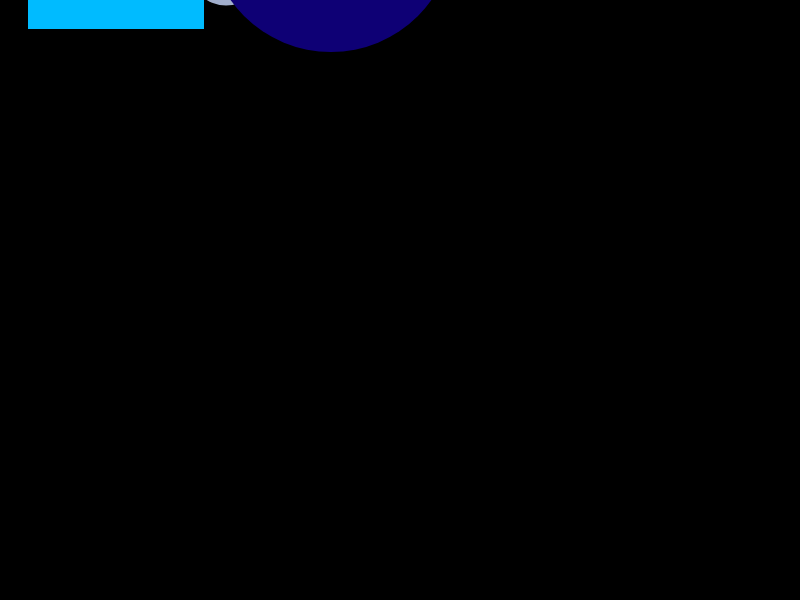
Frame 1 (no input)
Frame 60 (no input): identical to frame 1, image omitted
Frame 120 (the mouse pressed at the canvas centre since frame 60): identical to frame 1, image omitted

The p5.js sketch that drew this single still picture (run headless with seeded random() and noise() and a simulated clock; from frame 60 on, the mouse is pressed at the canvas centre):

// p5.js sketch
// ── sketch.js
//Arrays
let xPosities = []; //Slaat de X plek op van links naar rechts
let yPosities = []; //Slaat de Y plek op, de hoogte
let snelheden = []; //Slaat de val snelheid op
let groottes = [];  //Slaat de breedte hoogte van de vorm op
let vormTypes = []; //Slaat op welke form het is 0 = cirkel, 1 = vierkant (Gewoon voor de zekerheid als ik vergeet sorry veel notes.)
let colors0en1 = [];
let pallet0 = ["#FFFFFF", "#A8BCFF", "#3D76FF", "#0E0075", "#A1AECC", "#00BBFF", "#0067A3", "#001447"];


//Variabelen
let aantalVormen = 25; //Hoeveelheid vormen er zijn
let Start = false; //For backspace start

function setup() {
  createCanvas(800, 600);
   rectMode(CENTER); //(Proberen om manieren te vinden om code te fixen op p5 want het doet irritant)

  for (let i = 0; i < aantalVormen; i++) { //Van opdracht 6 nog

    xPosities.push(int(random(0, 800))); //Random X postie horizontaal, dus waar de vorm spawnt eigenlijk
yPosities.push(int(random(-1000, 0))); //Van waar het valt, zorgt voor vloede animation
snelheden.push(int(random(5, 15))); //Gewoon hoe snel de vormen vallen
groottes.push(int(random(50, 250))); //Hoe groot de vormen zijn
vormTypes.push(int(random(2))); //0 is voor cirkel en 1 is voor square dus

let gekozenKleur = int(random(0, pallet0.length)); //Random kleur kiezen
colors0en1.push(pallet0[gekozenKleur]); //Zet het in colors0en1

}

}

function draw() {
  background(0);

noStroke();

for (let i = 0; i < xPosities.length; i++) { //Snelheid voor droppen random
  
  if (Start === true) {
  yPosities[i] = yPosities[i] + snelheden[i]; }//Dropspeed nogsteeds

 fill(colors0en1[i]); //Mijn kleuren tuff
  
 if (vormTypes[i] === 0) {
    circle(xPosities[i], yPosities[i], groottes[i]); //Als het een cirkel is doe deze posities en groottes
} else {
  square(xPosities[i], yPosities[i], groottes[i]); //Als het een square is doe deze posities en groottes
}

if (yPosities[i] > 900 && Start === true) { 
yPosities[i] = -200; //Reset boven platform
xPosities[i] = int(random(0, 800)); //Random X posities
snelheden[i] = int(random(5, 15)); //Random snelheden

let Newcolor1 = int(random(0, pallet0.length)); //Nieuwe kleur bij spawn
colors0en1[i] = pallet0[Newcolor1]; 
}

}

}

function keyPressed() {
if (keyCode === 8) { //8 is backspace als het goed is, had opgezocht
Start =  true;
return false; //Geen browserscrolling ofzo gewoon even uitproberen wat dit doet, want code werkt niet de heletijd
}
}
